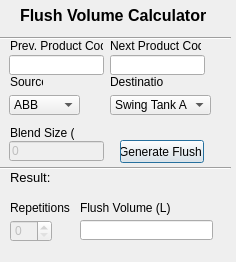
<?xml version="1.0" encoding="UTF-8"?>
<ui version="4.0">
 <class>FlushTool</class>
 <widget class="QDialog" name="FlushTool">
  <property name="geometry">
   <rect>
    <x>0</x>
    <y>0</y>
    <width>236</width>
    <height>262</height>
   </rect>
  </property>
  <property name="windowTitle">
   <string>Flush Tool</string>
  </property>
  <widget class="QLabel" name="label">
   <property name="geometry">
    <rect>
     <x>10</x>
     <y>38</y>
     <width>93</width>
     <height>16</height>
    </rect>
   </property>
   <property name="text">
    <string>Prev. Product Code</string>
   </property>
  </widget>
  <widget class="QLabel" name="label_2">
   <property name="geometry">
    <rect>
     <x>110</x>
     <y>38</y>
     <width>91</width>
     <height>16</height>
    </rect>
   </property>
   <property name="text">
    <string>Next Product Code</string>
   </property>
  </widget>
  <widget class="QLabel" name="label_3">
   <property name="geometry">
    <rect>
     <x>10</x>
     <y>74</y>
     <width>33</width>
     <height>16</height>
    </rect>
   </property>
   <property name="text">
    <string>Source</string>
   </property>
  </widget>
  <widget class="QLabel" name="label_4">
   <property name="geometry">
    <rect>
     <x>110</x>
     <y>74</y>
     <width>54</width>
     <height>16</height>
    </rect>
   </property>
   <property name="text">
    <string>Destination</string>
   </property>
  </widget>
  <widget class="QComboBox" name="combo_source">
   <property name="geometry">
    <rect>
     <x>9</x>
     <y>95</y>
     <width>71</width>
     <height>20</height>
    </rect>
   </property>
   <item>
    <property name="text">
     <string>ABB</string>
    </property>
   </item>
   <item>
    <property name="text">
     <string>BF713</string>
    </property>
   </item>
  </widget>
  <widget class="QComboBox" name="combo_destination">
   <property name="geometry">
    <rect>
     <x>110</x>
     <y>95</y>
     <width>101</width>
     <height>20</height>
    </rect>
   </property>
   <item>
    <property name="text">
     <string>Swing Tank A</string>
    </property>
   </item>
   <item>
    <property name="text">
     <string>Swing Tank B</string>
    </property>
   </item>
   <item>
    <property name="text">
     <string>Swing Tank C</string>
    </property>
   </item>
   <item>
    <property name="text">
     <string>Dedicated Tank 1</string>
    </property>
   </item>
  </widget>
  <widget class="QPushButton" name="button_generate_flush">
   <property name="geometry">
    <rect>
     <x>120</x>
     <y>140</y>
     <width>84</width>
     <height>23</height>
    </rect>
   </property>
   <property name="text">
    <string>Generate Flush </string>
   </property>
  </widget>
  <widget class="QLineEdit" name="blend_volume_line">
   <property name="enabled">
    <bool>false</bool>
   </property>
   <property name="geometry">
    <rect>
     <x>9</x>
     <y>141</y>
     <width>95</width>
     <height>20</height>
    </rect>
   </property>
   <property name="text">
    <string>0</string>
   </property>
  </widget>
  <widget class="QLineEdit" name="linetext_prev">
   <property name="geometry">
    <rect>
     <x>9</x>
     <y>55</y>
     <width>95</width>
     <height>20</height>
    </rect>
   </property>
  </widget>
  <widget class="QLineEdit" name="linetext_next">
   <property name="geometry">
    <rect>
     <x>110</x>
     <y>55</y>
     <width>95</width>
     <height>20</height>
    </rect>
   </property>
  </widget>
  <widget class="QLabel" name="label_5">
   <property name="geometry">
    <rect>
     <x>10</x>
     <y>125</y>
     <width>64</width>
     <height>16</height>
    </rect>
   </property>
   <property name="text">
    <string>Blend Size (L)</string>
   </property>
  </widget>
  <widget class="QLabel" name="label_6">
   <property name="geometry">
    <rect>
     <x>20</x>
     <y>-10</y>
     <width>231</width>
     <height>51</height>
    </rect>
   </property>
   <property name="text">
    <string>&lt;html&gt;&lt;head/&gt;&lt;body&gt;&lt;p&gt;&lt;span style=&quot; font-size:12pt; font-weight:600;&quot;&gt;Flush Volume Calculator&lt;/span&gt;&lt;/p&gt;&lt;/body&gt;&lt;/html&gt;</string>
   </property>
  </widget>
  <widget class="QLabel" name="label_7">
   <property name="geometry">
    <rect>
     <x>10</x>
     <y>170</y>
     <width>46</width>
     <height>13</height>
    </rect>
   </property>
   <property name="text">
    <string>&lt;html&gt;&lt;head/&gt;&lt;body&gt;&lt;p&gt;&lt;span style=&quot; font-size:10pt; text-decoration: underline;&quot;&gt;Result:&lt;/span&gt;&lt;/p&gt;&lt;/body&gt;&lt;/html&gt;</string>
   </property>
  </widget>
  <widget class="Line" name="line">
   <property name="geometry">
    <rect>
     <x>0</x>
     <y>160</y>
     <width>231</width>
     <height>16</height>
    </rect>
   </property>
   <property name="orientation">
    <enum>Qt::Horizontal</enum>
   </property>
  </widget>
  <widget class="Line" name="line_2">
   <property name="geometry">
    <rect>
     <x>0</x>
     <y>30</y>
     <width>231</width>
     <height>16</height>
    </rect>
   </property>
   <property name="orientation">
    <enum>Qt::Horizontal</enum>
   </property>
  </widget>
  <widget class="QSpinBox" name="spinBox">
   <property name="enabled">
    <bool>false</bool>
   </property>
   <property name="geometry">
    <rect>
     <x>10</x>
     <y>220</y>
     <width>42</width>
     <height>22</height>
    </rect>
   </property>
  </widget>
  <widget class="QLabel" name="label_8">
   <property name="geometry">
    <rect>
     <x>10</x>
     <y>200</y>
     <width>71</width>
     <height>16</height>
    </rect>
   </property>
   <property name="text">
    <string>Repetitions</string>
   </property>
  </widget>
  <widget class="QLabel" name="label_9">
   <property name="geometry">
    <rect>
     <x>80</x>
     <y>200</y>
     <width>91</width>
     <height>16</height>
    </rect>
   </property>
   <property name="text">
    <string>Flush Volume (L)</string>
   </property>
  </widget>
  <widget class="QLineEdit" name="flush_volume">
   <property name="enabled">
    <bool>true</bool>
   </property>
   <property name="geometry">
    <rect>
     <x>80</x>
     <y>220</y>
     <width>133</width>
     <height>20</height>
    </rect>
   </property>
   <property name="layoutDirection">
    <enum>Qt::RightToLeft</enum>
   </property>
   <property name="text">
    <string/>
   </property>
   <property name="frame">
    <bool>true</bool>
   </property>
   <property name="readOnly">
    <bool>true</bool>
   </property>
   <property name="placeholderText">
    <string/>
   </property>
  </widget>
 </widget>
 <resources/>
 <connections/>
</ui>
